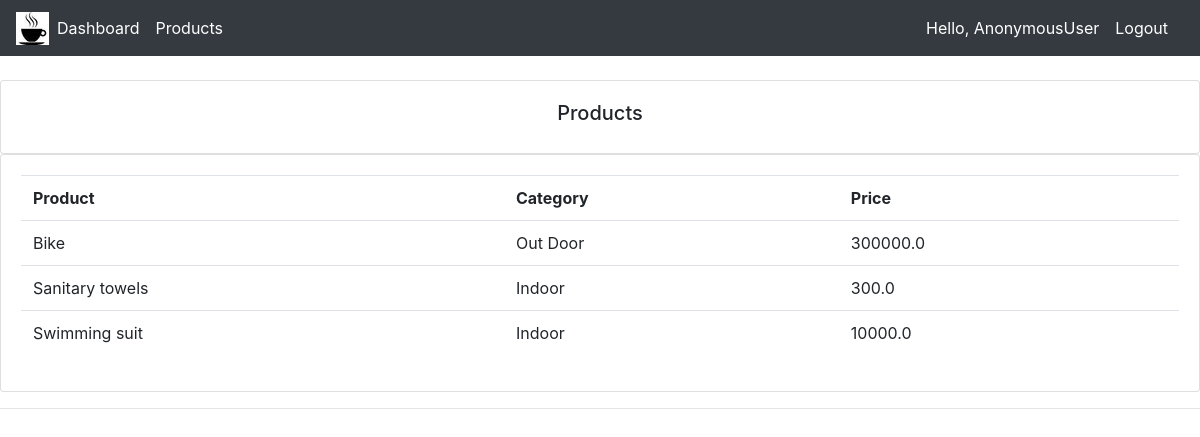
Screenshot of /products/ with the database file from the repository.
### customer_app/models.py (models this page shows, shortened)
class Product(models.Model):
    CATEGORY = (
        ('Indoor', 'Indoor'),
        ('Out Door', 'Out Door'),
    )
    name = models.CharField(max_length=200)
    price = models.FloatField()
    category = models.CharField(max_length=200, choices=CATEGORY)
    description = models.CharField(max_length=200)
    tag = models.ManyToManyField(Tag)
    date_created = models.DateTimeField(default=timezone.now)

### customer_app/views.py (the view)
# urls.py: path('products/', views.products, name='products'),
def products(request):
    context = {
        'products': Product.objects.all()
    }
    return render(request, 'customer_app/products.html', context)

### templates/customer_app/products.html
{% extends 'base.html' %}
{% block content %}
    <br>
    <div class="row">
        <div class="col-md">
            <div class="card card-body">
                <h5 class="text-center">Products</h5>
            </div>
            <div class="card card-body">
                <table class="table">
                    <tr>
                        <th>Product</th>
                        <th>Category</th>
                        <th>Price</th>
                    </tr>
                    {% for product in products %}
                    <tr>
                        <td>{{ product.name }}</td>
                        <td>{{ product.category }}</td>
                        <td>{{ product.price }}</td>
                    </tr>
                    {% endfor %}
                </table>
            </div>
        </div>
    </div>
{% endblock content %}

### static/css/style.css (style rules this page uses)
body { background-color: #C0C0C0; }

### rows the page displays
Product: name "Bike", category "Out Door", price "300000.0"
Product: name "Sanitary towels", category "Indoor", price "300.0"
Product: name "Swimming suit", category "Indoor", price "10000.0"

### other values shown
{{ request.user }} "AnonymousUser"
